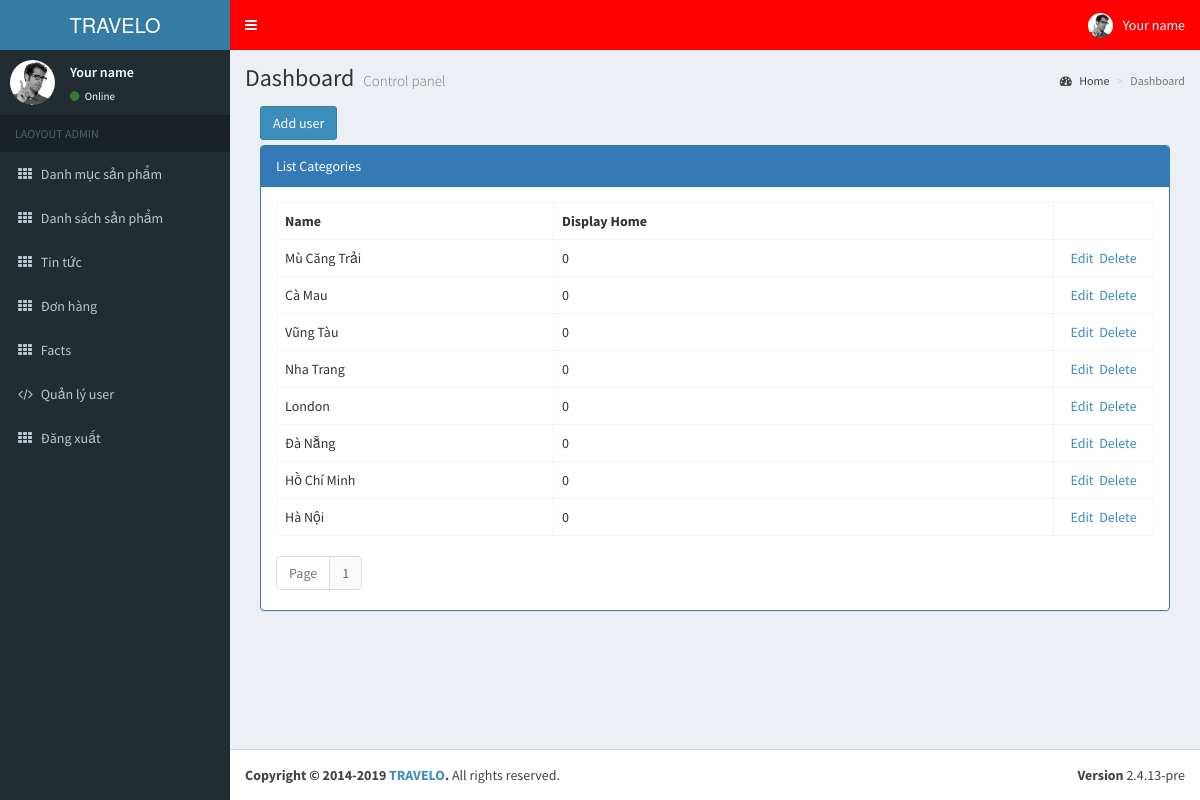
The app's page /backend/index.php?controller=categories (signed in) with its own data.
### tables this page shows
CREATE TABLE `categories` (
  `id` int(11) NOT NULL,
  `name` varchar(500) NOT NULL,
  `displayhome` int(11) NOT NULL DEFAULT 0
);

### backend/controllers/CategoriesController.php (called while the page is built, shortened)
<?php
	include "models/CategoriesModel.php";
	class CategoriesController extends Controller{
		public function index(){
			$recordPerPage = 25;
			$numPage = ceil($this->totalRecord($recordPerPage)/$recordPerPage);
			$data = $this->modelRead($recordPerPage);
			$this->loadView("CategoriesView.php",["data"=>$data,"numPage"=>$numPage]);
		}
	}
 ?>

### backend/models/CategoriesModel.php (called while the page is built, shortened)
<?php
	trait CategoriesModel{
		public function modelRead($recordPerPage){
			$p = isset($_GET["p"]) && is_numeric($_GET["p"]) && $_GET["p"] > 0 ? ($_GET["p"]-1) : 0;
			$from = $p * $recordPerPage;
			$conn = Connection::getInstance();
			$query = $conn->query("select * from categories order by id desc limit $from,$recordPerPage");
			$result = $query->fetchAll();
			return $result;
		}
		public function totalRecord($recordPerPage){
			$conn = Connection::getInstance();
			$query = $conn->query("select id from categories");
			return $query->rowCount();
		}
	}
 ?>

### backend/views/CategoriesView.php (the view, shortened to what this page needs)
<div class="col-md-12">
    <div style="margin-bottom:5px;">
        <a href="index.php?controller=categories&action=create" class="btn btn-primary">Add user</a>
    </div>
    <div class="panel panel-primary">
        <div class="panel-heading">List Categories</div>
        <div class="panel-body">
            <table class="table table-bordered table-hover">
                <tr>
                    <th>Name</th>
                    <th style="width:500px;">Display Home</th>
                    <th style="width:100px;"></th>
                </tr>
                <?php foreach($data as $rows): ?>
                <tr>
                    <td><?php echo $rows->name; ?></td>
                    <td><?php echo $rows->displayhome; ?></td>
                    <td style="text-align:center;">
                        <a href="index.php?controller=categories&action=update&id=<?php echo $rows->id; ?>">Edit</a>&nbsp;
                        <a href="index.php?controller=categories&action=delete&id=<?php echo $rows->id; ?>" onclick="return window.confirm('Are you sure?');">Delete</a>
                    </td>
                </tr>
            	<?php endforeach; ?>
            </table>
            <div>
            	<ul class="pagination">
            		<li class="disabled"><a href="#">Page</a></li>
            		<?php for($i = 1; $i <= $numPage; $i++): ?>
            		<li><a href="index.php?controller=categories&p=<?php echo $i; ?>"><?php echo $i; ?></a></li>
            		<?php endfor; ?>
            	</ul>
            </div>
        </div>
    </div>
</div>

### assets/backend/layout1/css/style.css (style rules this page uses)
body { background-color: red; }

### backend/views/CategoriesView.php (style rules this page uses)
.pagination { padding:0px; margin:0px; }

### records on screen
categories: name "Mù Căng Trải", displayhome "0"
categories: name "Cà Mau", displayhome "0"
categories: name "Vũng Tàu", displayhome "0"
categories: name "Nha Trang", displayhome "0"
categories: name "London", displayhome "0"
categories: name "Đà Nẵng", displayhome "0"
categories: name "Hồ Chí Minh", displayhome "0"
categories: name "Hà Nội", displayhome "0"
